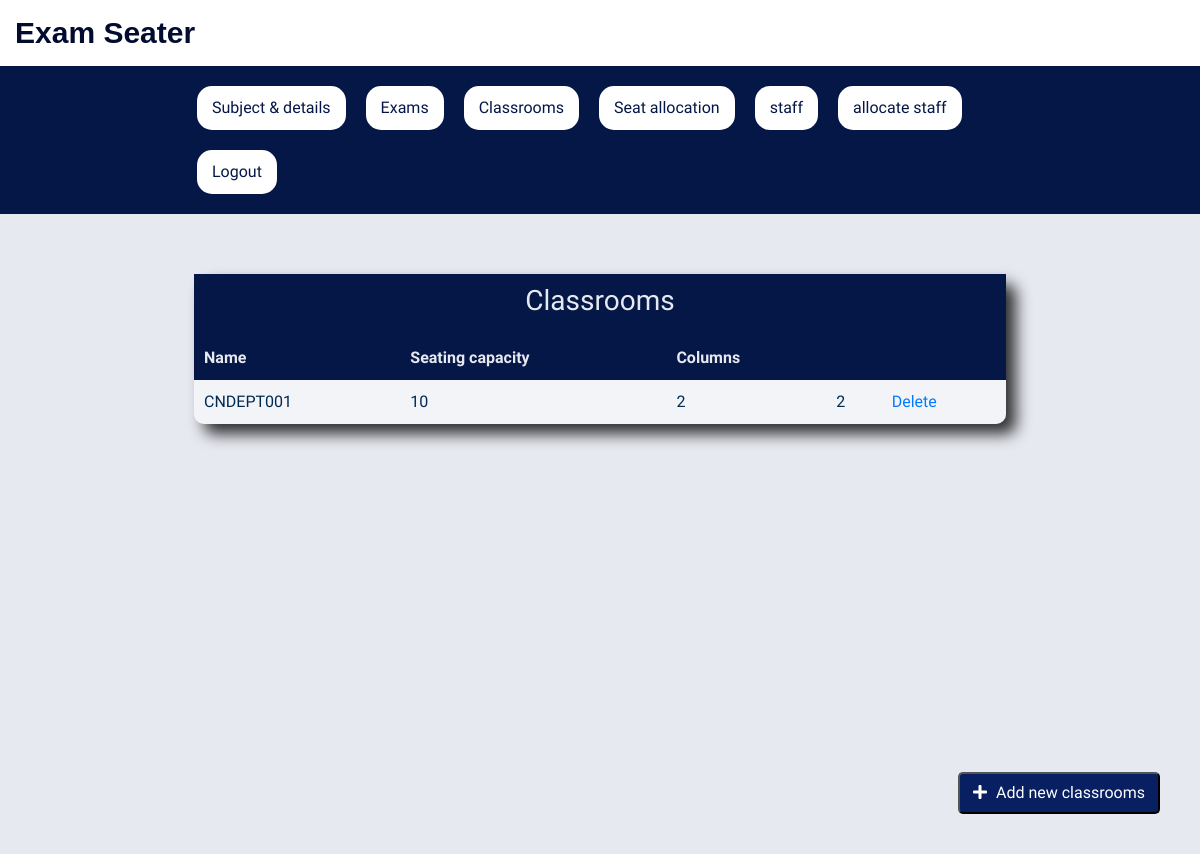
Screenshot of /examcontroller/viewclassroom/ with the database file from the repository.
### examcontroller/models.py (models this page shows)
class Classroom(models.Model):
    hallno=models.CharField(max_length=20,null=True,blank=True)
    capacity=models.IntegerField(null=True,blank=True)
    columns=models.IntegerField(null=True,blank=True)
    is_active = models.BooleanField(max_length=20, null=False, default=True)
    created_at = models.DateTimeField(auto_now_add=True, null=True, blank=True)
    updated_at = models.DateTimeField(auto_now=True, null=True, blank=True)
    is_active = models.BooleanField(max_length=20, null=False, default=True)
    created_at = models.DateTimeField(auto_now_add=True, null=True, blank=True)
    updated_at = models.DateTimeField(auto_now=True, null=True, blank=True)

### examcontroller/views.py (the view)
# urls.py: path('viewclassroom/', ViewClassroom.as_view()),
class ViewClassroom(View):
    def get(self,request):
        classroom_instances = Classroom.objects.filter(is_active=True).all()
        return render(request, 'class.html',{'classroom_instances':classroom_instances})

### templates/class.html
{% extends 'base.html' %}
{% block content %}
        <table class="assign-table">
                <button class="add-student-btn"><a href="/examcontroller/addclassroom" class="btn"><i class="fas fa-plus"></i> Add new classrooms</a></button>
                <thead>
                   <tr>
                      <th colspan="5" style="text-align: center;"><h3>Classrooms</h3></th>
                   </tr>
                    <tr>
                        <th>Name</th>
                        <th>Seating capacity</th>
                        <th>Columns</th>
                        <th></th>
                        <th></th>
                    </tr>
                </thead>
                <tbody>
                {% for s in classroom_instances %}
                    <tr>
                        <td>{{s.hallno}}</td>
                        <td>{{s.capacity}}</td>
                        <td>{{s.columns}}</td>
                        <td>{{s.columns}}</td>
                        <td><a href="/examcontroller/deleteclassroom/{{s.id}}">Delete</a></td>
                    </tr>
                {% endfor %}
                </tbody>
            </table>
       </div>
    </div>
{% endblock %}

### static/style.css (style rules this page uses)
:root { --color1: #051747; --color2: #535f80; --color3: #081f62; --color4: #e7e9f0; }
* { margin: 0; padding: 0; box-sizing: border-box; font-family: 'Cute Font', sans-serif; font-family: 'Exo 2', sans-serif; }
.add-student-btn { background-color: var(--color3); border-radius: 5px; cursor: pointer; position: fixed; bottom: 40px; right: 40px; }
.add-student-btn .btn { color: #fff; }
.add-student-btn i { margin-right: 5px; }
table { width: 100%; border-collapse: collapse; box-shadow: 0 0 20px rgba(0, 0, 0, 0.1); background-color: rgba(255,255,255,0.5); color: var(--color4); }
th { color: var(--color4); background-color: var(--color1); }
th, td { padding: 10px; text-align: left; }
td { color: #012a52; }
thead { background-color:var(--color1); color: #fff; }

### static/styles.css (style rules this page uses)
.assign-table { width: 100%; max-width: 70%; margin: auto; margin-top: 40px; border-radius: 10px; color: #323131; box-shadow: 10px 10px 15px rgba(0, 0, 0, 0.8) }

### rows the page displays
Classroom: hallno "CNDEPT001", capacity "10", columns "2"
